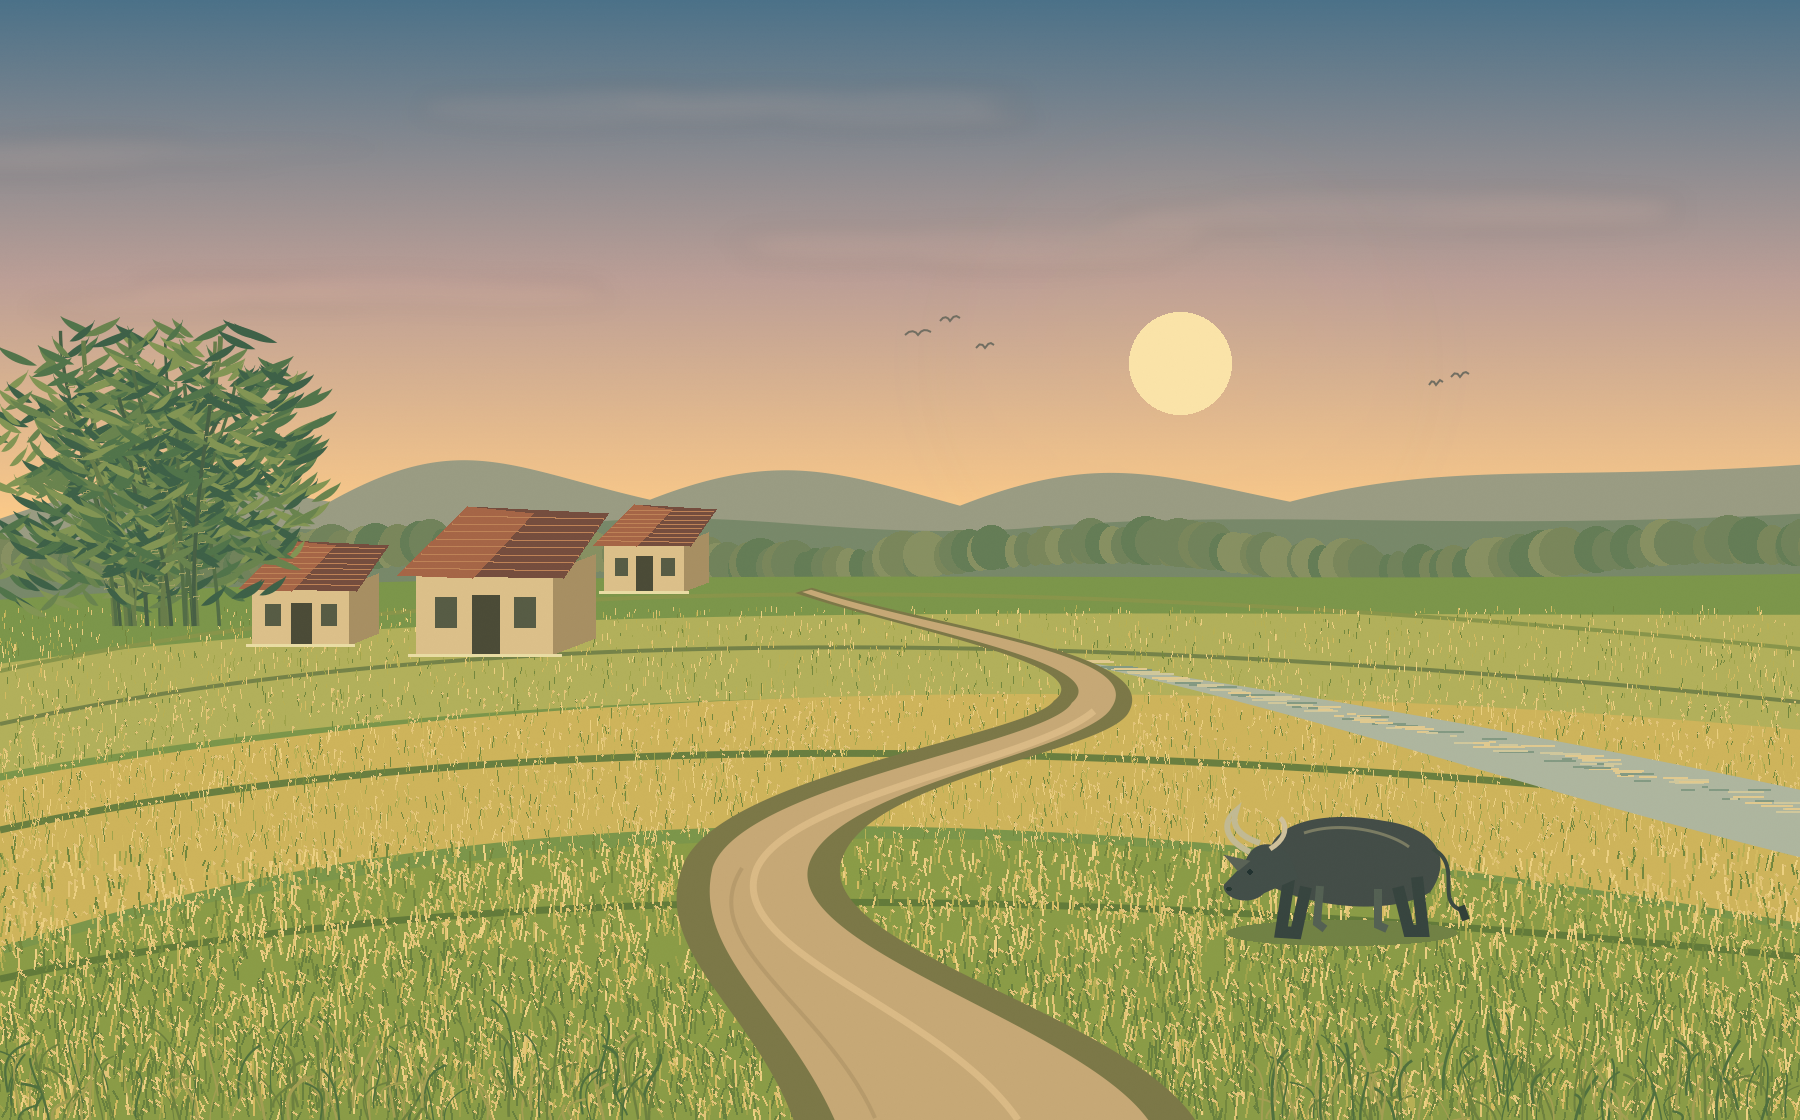

The Python source for this figure:
"""Vietnamese countryside at sunset. Reproducible original Pillow illustration."""
from PIL import Image, ImageDraw, ImageFilter
import aggdraw
import random, math
from pathlib import Path

random.seed(71)
W,H=1800,1120
im=Image.new('RGB',(W,H))
d=ImageDraw.Draw(im)
def mix(a,b,t): return tuple(round(x+(y-x)*t) for x,y in zip(a,b))
stops=[(0,(74,113,137)),(.25,(190,160,151)),(.46,(255,204,137)),(.57,(227,189,110)),(1,(55,89,53))]
for y in range(H):
    t=y/H
    for (a,ca),(b,cb) in zip(stops,stops[1:]):
        if a<=t<=b: d.line((0,y,W,y),fill=mix(ca,cb,(t-a)/(b-a))); break
def path(coords,fill,stroke=None,sw=1):
    ctx=aggdraw.Draw(im); p=aggdraw.Path()
    for cmd,v in coords:
        {'M':p.moveto,'L':p.lineto,'C':p.curveto,'Q':None,'Z':p.close}[cmd](*v)
    ctx.path(p,aggdraw.Brush(fill) if fill else None,aggdraw.Pen(stroke,sw) if stroke else None);ctx.flush()
def ellipse(box,c): ImageDraw.Draw(im).ellipse(box,fill=c)
# Luminous sun and a soft peach haze.
glow=Image.new('RGBA',(W,H));gd=ImageDraw.Draw(glow)
for r in range(260,30,-2):
    gd.ellipse((1180-r,363-r,1180+r,363+r),fill=(255,209,133,round(2+14*(1-r/260))))
glow=glow.filter(ImageFilter.GaussianBlur(30)); im=Image.alpha_composite(im.convert('RGBA'),glow).convert('RGB')
ellipse((1129,312,1231,414),'#ffe7aa')
# Layered wisps, with warm undersides.
cloud=Image.new('RGBA',(W,H));cd=ImageDraw.Draw(cloud)
for x,y,ww in [(100,155,550),(700,105,420),(1370,210,500),(300,295,440),(940,246,290)]:
    for i in range(22):
        xx=x+random.uniform(-ww/2,ww/2); yy=y+random.uniform(-15,15)
        cd.ellipse((xx-80,yy-8,xx+130,yy+10),fill=(242,191,162,random.randrange(8,30)))
im=Image.alpha_composite(im.convert('RGBA'),cloud.filter(ImageFilter.GaussianBlur(9))).convert('RGB')
# Atmospheric low hills behind the delta.
path([('M',(0,519)),('C',(140,470,200,480,330,502)),('C',(460,429,510,468,650,500)),('C',(780,449,840,473,960,506)),('C',(1100,451,1160,476,1290,502)),('C',(1450,460,1550,482,1800,465)),('L',(1800,655)),('L',(0,655)),('Z',())],'#9b9d83')
path([('M',(0,554)),('C',(240,506,330,542,520,531)),('C',(730,499,815,541,1020,529)),('C',(1250,507,1440,533,1800,514)),('L',(1800,670)),('L',(0,670)),('Z',())],'#788969')
# Far village tree line, tiny irregular crowns.
for x in range(-10,1820,11):
    y=551+12*math.sin(x/100);r=random.randint(8,24)
    ellipse((x-r,y-r,x+r,y+24),random.choice(['#647d55','#71835a','#7a875a','#889161']))
# Rice paddies, overlapping rounded strips.
path([('M',(0,600)),('C',(550,561,1220,586,1800,574)),('L',(1800,1120)),('L',(0,1120)),('Z',())],'#7c9749')
path([('M',(0,664)),('C',(480,599,1100,616,1800,615)),('L',(1800,736)),('C',(1190,681,540,674,0,773)),('Z',())],'#b4b25a')
path([('M',(0,781)),('C',(520,686,1110,669,1800,730)),('L',(1800,923)),('C',(1020,785,456,795,0,947)),('Z',())],'#d1b65a')
path([('M',(0,955)),('C',(550,793,1190,815,1800,932)),('L',(1800,1120)),('L',(0,1120)),('Z',())],'#8b9d45')
for y,col in [(631,'#899649'),(684,'#758347'),(790,'#697f3e'),(939,'#627b38')]:
    path([('M',(0,y+40)),('C',(500,y-69,1140,y-48,1800,y+18))],None,col,7 if y>700 else 4)
# Thousands of individually lit rice stalks, increasing with perspective.
for i in range(13500):
    y=random.uniform(610,1125);x=random.uniform(0,1800);depth=(y-590)/530
    ln=random.uniform(4,17)*(0.25+depth*1.4)
    col=random.choice(['#d7bd60','#b9b254','#e6c875','#a1a54a','#73883c','#f0d381'])
    if y>955 and random.random()<.4: col='#69813c'
    lean=random.uniform(-6,6)*depth
    dr=ImageDraw.Draw(im);dr.line((x,y,x+lean,y-ln),fill=col,width=1 if depth<.5 else 2)
    if depth>.2 and random.random()<.5:
        dr.line((x+lean,y-ln,x+lean+4*depth,y-ln+3*depth),fill='#e5c679',width=2)
# Narrow water channel reflecting the sunset.
path([('M',(1800,790)),('C',(1510,729,1270,689,1060,659)),('C',(1310,711,1520,788,1800,857)),('Z',())],'#b0b8a0')
for i in range(135):
    t=random.random();x=1070+730*t;y=660+145*t+random.uniform(-6,12)*t
    ImageDraw.Draw(im).line((x,y,x+random.uniform(5,38),y),fill=random.choice(['#e4cc90','#d3ca9d','#849b83']),width=2)
# Winding village lane.
path([('M',(812,588)),('C',(945,630,1164,652,1128,713)),('C',(1103,754,855,779,840,866)),('C',(828,952,1124,1014,1195,1120)),('L',(794,1120)),('C',(752,1008,651,951,683,866)),('C',(718,774,1030,736,1054,701)),('C',(1103,664,901,629,796,593)),('Z',())],'#7c7846')
path([('M',(811,590)),('C',(945,633,1149,653,1111,708)),('C',(1085,752,827,787,808,867)),('C',(790,950,1078,1024,1148,1120)),('L',(835,1120)),('C',(785,1008,692,951,713,867)),('C',(744,783,1050,744,1072,703)),('C',(1120,662,901,628,803,592)),('Z',())],'#c9aa76')
path([('M',(1018,1120)),('C',(941,1008,722,952,757,868)),('C',(792,794,1034,762,1094,711))],None,'#ddbc86',7)
path([('M',(875,1118)),('C',(825,1005,693,945,742,868))],None,'#b99c6b',4)
# Clay tile houses clustered in the middle distance.
def house(x,y,s):
    def poly(pts,c): ImageDraw.Draw(im).polygon([(x+a*s,y+b*s) for a,b in pts],fill=c)
    poly([(0,0),(130,0),(130,80),(0,80)],'#dfc28a')
    poly([(130,0),(169,-15),(169,65),(130,80)],'#a99062')
    poly([(-17,5),(49,-60),(182,-53),(139,8)],'#754c3c')
    poly([(-17,5),(49,-60),(111,-53),(53,8)],'#a76545')
    for j in range(1,9):
        yy=5-j*7
        ImageDraw.Draw(im).line((x+(-17+j*7.3)*s,y+yy*s,x+(139+j*4.7)*s,y+(yy+2)*s),fill='#c18356',width=max(1,int(s*2)))
    for a in [18,93]: poly([(a,26),(a+20,26),(a+20,54),(a,54)],'#565b43')
    poly([(53,24),(79,24),(79,80),(53,80)],'#4a4a35')
    ImageDraw.Draw(im).line((x-7*s,y+81*s,x+137*s,y+81*s),fill='#ede0a5',width=3)
house(604,542,.62);house(416,570,1.06);house(252,585,.75)
# Village bamboo grove, curved stems and pointed foliage.
for i in range(26):
    x=random.uniform(110,220);top=random.uniform(316,465);end=x+random.uniform(-72,70)
    path([('M',(x,626)),('C',(x-6,520,end,410,end,top))],None,random.choice(['#465f43','#526d45','#687d49']),random.uniform(2,5))
    for yy in range(int(top+25),600,32):
        xx=x+(end-x)*(626-yy)/(626-top)
        ImageDraw.Draw(im).line((xx-3,yy,xx+3,yy-1),fill='#a0a063',width=2)
    for j in range(38):
        yy=random.uniform(top,top+160); xx=end+random.uniform(-80,80);sign=random.choice([-1,1]); ln=random.uniform(15,43)
        path([('M',(xx,yy)),('C',(xx+sign*ln*.5,yy-14,xx+sign*ln,yy-16,xx+sign*ln,yy-20)),('C',(xx+sign*ln*.8,yy-4,xx+sign*ln*.3,yy+1,xx,yy)),('Z',())],random.choice(['#3c6046','#507449','#69844d','#839653']))
# Foreground buffalo, facing left: body, jointed legs, ears, muzzle, curved horns.
ellipse((1226,920,1457,945),'#718243')
path([('M',(1271,864)),('C',(1260,826,1319,809,1383,821)),('C',(1442,829,1451,862,1430,892)),('C',(1390,916,1313,907,1271,886)),('Z',())],'#424c46')
path([('M',(1289,879)),('L',(1281,932)),('L',(1296,933)),('L',(1306,887)),('M',(1398,887)),('L',(1409,931)),('L',(1423,931)),('L',(1417,877))],None,'#35433d',12)
path([('M',(1320,886)),('L',(1317,923)),('L',(1325,929)),('M',(1378,889)),('L',(1378,925)),('L',(1387,929))],None,'#536052',8)
path([('M',(1289,854)),('C',(1269,838,1251,843,1245,863)),('L',(1224,885)),('C',(1222,899,1251,907,1264,893)),('L',(1298,878)),('Z',())],'#414d47')
path([('M',(1250,852)),('C',(1225,840,1221,823,1236,811)),('C',(1229,830,1247,839,1260,843))],None,'#c4bc94',6)
path([('M',(1270,849)),('C',(1290,837,1286,822,1280,818))],None,'#d2c39c',5)
path([('M',(1250,861)),('L',(1224,855)),('L',(1238,871)),('Z',())],'#596255')
ellipse((1247,869,1252,874),'#1f302e');ellipse((1226,887,1231,890),'#253731')
path([('M',(1433,849)),('C',(1463,865,1435,901,1461,910))],None,'#3b4940',4)
path([('M',(1461,906)),('L',(1466,920))],None,'#303f36',8)
path([('M',(1304,833)),('C',(1346,819,1394,835,1409,847))],None,'#7b7c62',3)
# Tiny birds over the glowing horizon.
for x,y,s in [(918,335,13),(950,321,10),(985,348,9),(1436,385,7),(1460,377,9)]:
    path([('M',(x-s,y)),('C',(x-s*.6,y-6,x-2,y-4,x,y)),('C',(x+4,y-6,x+s*.6,y-6,x+s,y-3))],None,'#716e61',2)
# A few broad grass blades frame the lower edge.
for i in range(240):
    x=random.choice([random.uniform(0,650),random.uniform(1260,1800)]);y=random.uniform(1084,1140);ln=random.uniform(20,86)
    path([('M',(x,y)),('C',(x-3,y-ln*.4,x+random.uniform(-25,25),y-ln*.8,x+random.uniform(-25,25),y-ln))],None,random.choice(['#4f703c','#6d813d','#a5a052']),random.uniform(1,3))
# Fine paper grain ties the hand-drawn forms together.
noise=Image.effect_noise((W,H),9).convert('RGB')
im=Image.blend(im,noise,.035)
out=Path(__file__).with_name('dong-que.png')
im.save(out,optimize=True)
print(f'{out.resolve()} — {W} x {H}')
